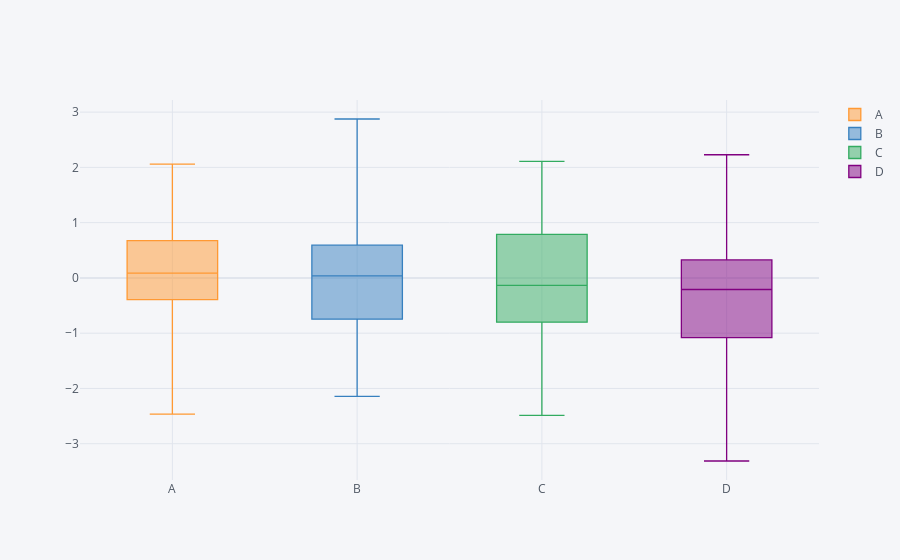

The cell this chart's notebook holds for it:
### Markdown cell above
## **Box Plot**

### Code cell
df.iplot(kind='box')
